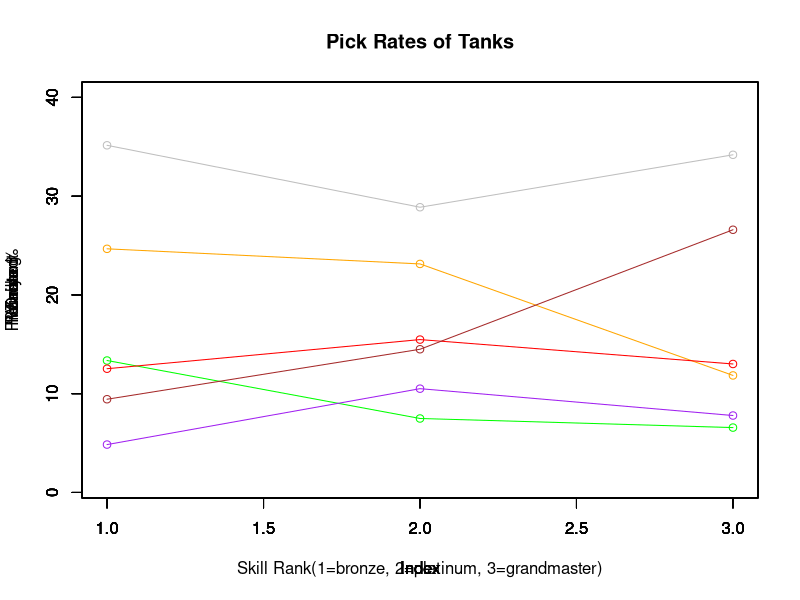

This chart was generated by the following R code:
D.va<-c(35.15,28.88,34.19)
Orisa<-c(13.36,	7.49, 6.57)
Reinhardt<-c(24.67, 23.14, 11.85)
Roadhog<-c(12.53, 15.48, 13.01)
Winston<-c(9.44, 14.50, 26.60)
Zarya<-c(4.85, 10.51, 7.79)

plot(D.va, col="grey",ylim=c(1,40),xlab="Skill Rank(1=bronze, 2=platinum, 3=grandmaster)",ylab="Pick rate %",main="Pick Rates of Tanks" )
lines(D.va, type = "l", col ="grey")
par(new=TRUE)
plot(Orisa, col="green",ylim=c(1,40))
lines(Orisa, type = "l", col = "green")
par(new=TRUE)
plot(Reinhardt,col="orange",ylim=c(1,40))
lines(Reinhardt, type = "l", col = "orange")
par(new=TRUE)
plot(Roadhog,col="red",ylim=c(1,40))
lines(Roadhog, type = "l", col = "red")
par(new=TRUE)
plot(Winston,col="brown",ylim=c(1,40))
lines(Winston, type = "l", col = "brown")
par(new=TRUE)
plot(Zarya,col="purple",ylim=c(1, 40))
lines(Zarya, type = "l", col = "purple")

